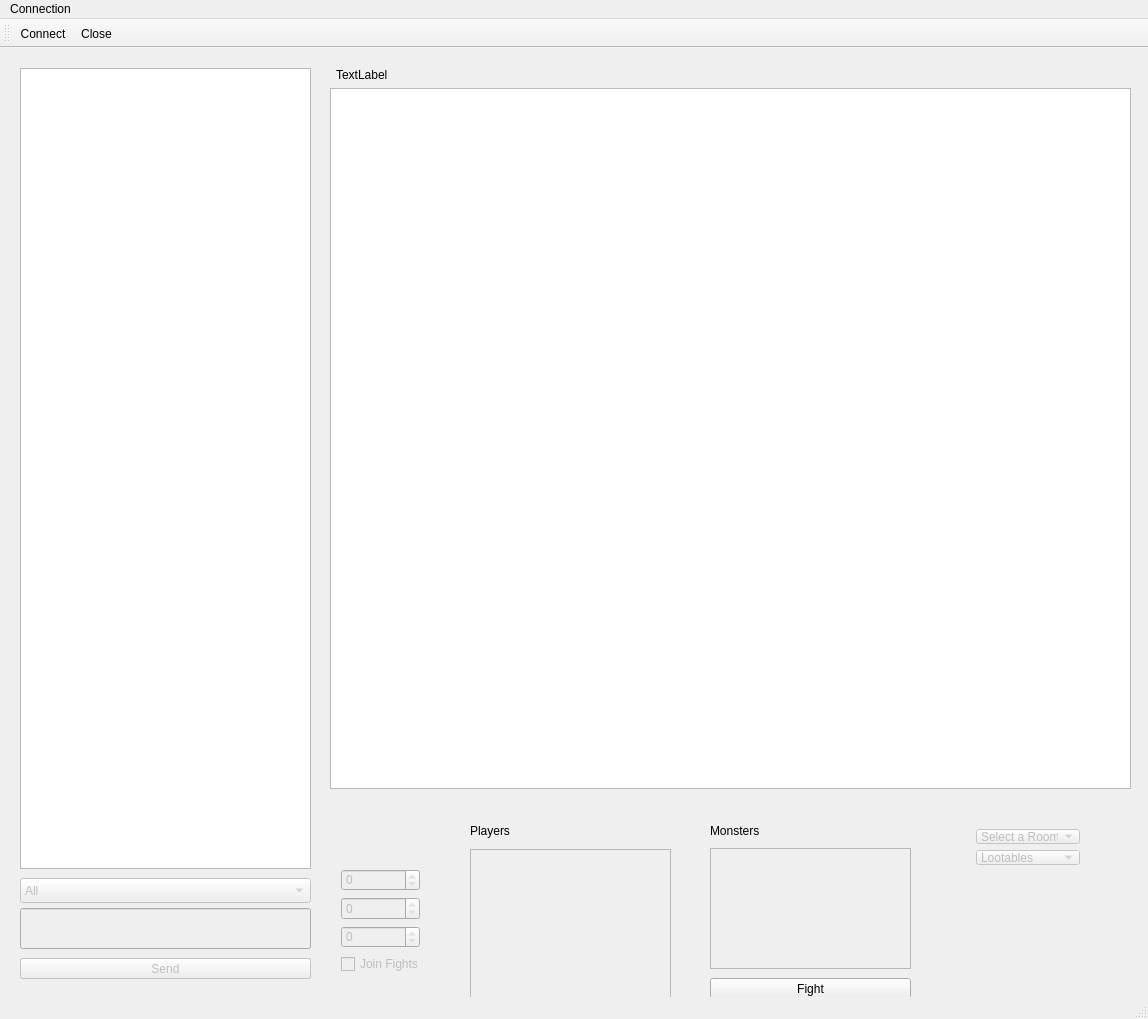
<?xml version="1.0" encoding="UTF-8"?>
<ui version="4.0">
 <class>NotePad</class>
 <widget class="QMainWindow" name="NotePad">
  <property name="geometry">
   <rect>
    <x>0</x>
    <y>0</y>
    <width>1148</width>
    <height>1019</height>
   </rect>
  </property>
  <property name="windowTitle">
   <string>NotePad</string>
  </property>
  <property name="windowOpacity">
   <double>1.000000000000000</double>
  </property>
  <widget class="QWidget" name="centralWidget">
   <widget class="QTextBrowser" name="ChatWindow">
    <property name="geometry">
     <rect>
      <x>20</x>
      <y>20</y>
      <width>291</width>
      <height>801</height>
     </rect>
    </property>
   </widget>
   <widget class="QTextBrowser" name="GameWindow">
    <property name="enabled">
     <bool>true</bool>
    </property>
    <property name="geometry">
     <rect>
      <x>330</x>
      <y>40</y>
      <width>801</width>
      <height>701</height>
     </rect>
    </property>
   </widget>
   <widget class="QLineEdit" name="ChatInput">
    <property name="enabled">
     <bool>false</bool>
    </property>
    <property name="geometry">
     <rect>
      <x>20</x>
      <y>860</y>
      <width>291</width>
      <height>41</height>
     </rect>
    </property>
    <property name="dragEnabled">
     <bool>false</bool>
    </property>
   </widget>
   <widget class="QLabel" name="roomName">
    <property name="geometry">
     <rect>
      <x>336</x>
      <y>16</y>
      <width>471</width>
      <height>21</height>
     </rect>
    </property>
    <property name="text">
     <string>TextLabel</string>
    </property>
   </widget>
   <widget class="QPushButton" name="chatSend">
    <property name="geometry">
     <rect>
      <x>20</x>
      <y>910</y>
      <width>291</width>
      <height>21</height>
     </rect>
    </property>
    <property name="text">
     <string>Send</string>
    </property>
   </widget>
   <widget class="QPushButton" name="chatSend_2">
    <property name="enabled">
     <bool>false</bool>
    </property>
    <property name="geometry">
     <rect>
      <x>20</x>
      <y>910</y>
      <width>291</width>
      <height>21</height>
     </rect>
    </property>
    <property name="text">
     <string>Send</string>
    </property>
   </widget>
   <widget class="QWidget" name="layoutWidget">
    <property name="geometry">
     <rect>
      <x>330</x>
      <y>770</y>
      <width>101</width>
      <height>167</height>
     </rect>
    </property>
    <layout class="QVBoxLayout" name="verticalLayout">
     <item>
      <widget class="QLabel" name="health">
       <property name="toolTip">
        <string>Health</string>
       </property>
       <property name="text">
        <string/>
       </property>
      </widget>
     </item>
     <item>
      <widget class="QLabel" name="gold">
       <property name="toolTip">
        <string>Gold</string>
       </property>
       <property name="text">
        <string/>
       </property>
      </widget>
     </item>
     <item>
      <widget class="QSpinBox" name="atk">
       <property name="enabled">
        <bool>false</bool>
       </property>
       <property name="readOnly">
        <bool>true</bool>
       </property>
      </widget>
     </item>
     <item>
      <widget class="QSpinBox" name="def">
       <property name="enabled">
        <bool>false</bool>
       </property>
       <property name="readOnly">
        <bool>true</bool>
       </property>
      </widget>
     </item>
     <item>
      <widget class="QSpinBox" name="reg">
       <property name="enabled">
        <bool>false</bool>
       </property>
       <property name="readOnly">
        <bool>true</bool>
       </property>
      </widget>
     </item>
     <item>
      <widget class="QCheckBox" name="joinFights">
       <property name="enabled">
        <bool>false</bool>
       </property>
       <property name="text">
        <string>Join Fights</string>
       </property>
       <property name="checkable">
        <bool>true</bool>
       </property>
       <property name="checked">
        <bool>false</bool>
       </property>
      </widget>
     </item>
    </layout>
   </widget>
   <widget class="QLabel" name="name">
    <property name="geometry">
     <rect>
      <x>330</x>
      <y>740</y>
      <width>201</width>
      <height>25</height>
     </rect>
    </property>
    <property name="text">
     <string/>
    </property>
   </widget>
   <widget class="QListWidget" name="players">
    <property name="enabled">
     <bool>false</bool>
    </property>
    <property name="geometry">
     <rect>
      <x>470</x>
      <y>801</y>
      <width>201</width>
      <height>151</height>
     </rect>
    </property>
   </widget>
   <widget class="QListWidget" name="monsters">
    <property name="enabled">
     <bool>false</bool>
    </property>
    <property name="geometry">
     <rect>
      <x>710</x>
      <y>800</y>
      <width>201</width>
      <height>121</height>
     </rect>
    </property>
   </widget>
   <widget class="QLabel" name="name_2">
    <property name="geometry">
     <rect>
      <x>470</x>
      <y>770</y>
      <width>201</width>
      <height>25</height>
     </rect>
    </property>
    <property name="text">
     <string>Players</string>
    </property>
   </widget>
   <widget class="QLabel" name="name_3">
    <property name="geometry">
     <rect>
      <x>710</x>
      <y>770</y>
      <width>201</width>
      <height>25</height>
     </rect>
    </property>
    <property name="text">
     <string>Monsters</string>
    </property>
   </widget>
   <widget class="QWidget" name="layoutWidget">
    <property name="geometry">
     <rect>
      <x>965</x>
      <y>770</y>
      <width>126</width>
      <height>58</height>
     </rect>
    </property>
    <layout class="QVBoxLayout" name="verticalLayout_2">
     <item>
      <widget class="QComboBox" name="RoomSelect">
       <property name="enabled">
        <bool>false</bool>
       </property>
       <item>
        <property name="text">
         <string>Select a Room</string>
        </property>
       </item>
      </widget>
     </item>
     <item>
      <widget class="QComboBox" name="LootSelect">
       <property name="enabled">
        <bool>false</bool>
       </property>
       <item>
        <property name="text">
         <string>Lootables</string>
        </property>
       </item>
      </widget>
     </item>
    </layout>
   </widget>
   <widget class="QPushButton" name="FIght">
    <property name="geometry">
     <rect>
      <x>710</x>
      <y>930</y>
      <width>201</width>
      <height>21</height>
     </rect>
    </property>
    <property name="text">
     <string>Fight</string>
    </property>
   </widget>
   <widget class="QComboBox" name="sendTo">
    <property name="enabled">
     <bool>false</bool>
    </property>
    <property name="geometry">
     <rect>
      <x>20</x>
      <y>830</y>
      <width>291</width>
      <height>25</height>
     </rect>
    </property>
    <property name="toolTip">
     <string>Send message to...</string>
    </property>
    <item>
     <property name="text">
      <string>All</string>
     </property>
    </item>
   </widget>
  </widget>
  <widget class="QStatusBar" name="statusBar"/>
  <widget class="QToolBar" name="mainToolBar">
   <attribute name="toolBarArea">
    <enum>TopToolBarArea</enum>
   </attribute>
   <attribute name="toolBarBreak">
    <bool>false</bool>
   </attribute>
   <addaction name="actionConnect"/>
   <addaction name="actionClose"/>
  </widget>
  <widget class="QMenuBar" name="menuBar">
   <property name="geometry">
    <rect>
     <x>0</x>
     <y>0</y>
     <width>1148</width>
     <height>22</height>
    </rect>
   </property>
   <widget class="QMenu" name="menuNotepad_SUPREME">
    <property name="title">
     <string>Connection</string>
    </property>
    <addaction name="actionConnect"/>
    <addaction name="actionClose"/>
   </widget>
   <addaction name="menuNotepad_SUPREME"/>
  </widget>
  <action name="actionConnect">
   <property name="text">
    <string>Connect</string>
   </property>
  </action>
  <action name="actionClose">
   <property name="text">
    <string>Close</string>
   </property>
  </action>
  <action name="actionchangeRoom">
   <property name="text">
    <string>changeRoom</string>
   </property>
  </action>
 </widget>
 <layoutdefault spacing="6" margin="11"/>
 <tabstops>
  <tabstop>ChatWindow</tabstop>
  <tabstop>GameWindow</tabstop>
  <tabstop>ChatInput</tabstop>
  <tabstop>chatSend</tabstop>
 </tabstops>
 <resources/>
 <connections>
  <connection>
   <sender>ChatInput</sender>
   <signal>returnPressed()</signal>
   <receiver>chatSend</receiver>
   <slot>click()</slot>
   <hints>
    <hint type="sourcelabel">
     <x>129</x>
     <y>919</y>
    </hint>
    <hint type="destinationlabel">
     <x>170</x>
     <y>984</y>
    </hint>
   </hints>
  </connection>
  <connection>
   <sender>RoomSelect</sender>
   <signal>currentIndexChanged(int)</signal>
   <receiver>actionchangeRoom</receiver>
   <slot>trigger()</slot>
   <hints>
    <hint type="sourcelabel">
     <x>1030</x>
     <y>836</y>
    </hint>
    <hint type="destinationlabel">
     <x>-1</x>
     <y>-1</y>
    </hint>
   </hints>
  </connection>
 </connections>
</ui>
